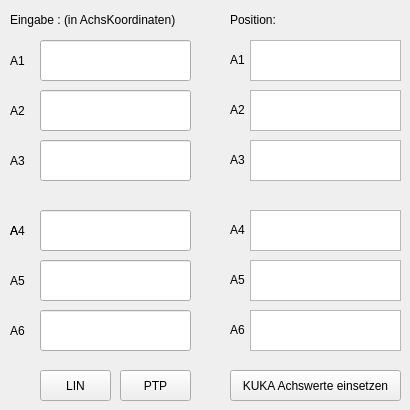
          <widget class="QWidget" name="tab_4">
           <attribute name="title">
            <string>Achs Koordinaten</string>
           </attribute>
           <widget class="QLabel" name="label_robot_send_to_6">
            <property name="geometry">
             <rect>
              <x>10</x>
              <y>220</y>
              <width>151</width>
              <height>21</height>
             </rect>
            </property>
            <property name="text">
             <string>A</string>
            </property>
           </widget>
           <widget class="QLineEdit" name="sendJointA1_mitsu">
            <property name="geometry">
             <rect>
              <x>40</x>
              <y>40</y>
              <width>151</width>
              <height>41</height>
             </rect>
            </property>
           </widget>
           <widget class="QLabel" name="label_robot_send_to_5">
            <property name="geometry">
             <rect>
              <x>10</x>
              <y>150</y>
              <width>21</width>
              <height>21</height>
             </rect>
            </property>
            <property name="text">
             <string>A3</string>
            </property>
           </widget>
           <widget class="QLabel" name="label_robot_send_to_8">
            <property name="geometry">
             <rect>
              <x>10</x>
              <y>50</y>
              <width>16</width>
              <height>21</height>
             </rect>
            </property>
            <property name="text">
             <string>A1</string>
            </property>
           </widget>
           <widget class="QLabel" name="label_robot_received_from_7">
            <property name="geometry">
             <rect>
              <x>10</x>
              <y>270</y>
              <width>21</width>
              <height>21</height>
             </rect>
            </property>
            <property name="text">
             <string>A5</string>
            </property>
           </widget>
           <widget class="QLineEdit" name="sendJointA4_mitsu">
            <property name="geometry">
             <rect>
              <x>40</x>
              <y>210</y>
              <width>151</width>
              <height>41</height>
             </rect>
            </property>
           </widget>
           <widget class="QLabel" name="label_2">
            <property name="geometry">
             <rect>
              <x>10</x>
              <y>10</y>
              <width>211</width>
              <height>20</height>
             </rect>
            </property>
            <property name="text">
             <string>Eingabe : (in AchsKoordinaten)</string>
            </property>
           </widget>
           <widget class="QLabel" name="label_robot_received_from_6">
            <property name="geometry">
             <rect>
              <x>10</x>
              <y>100</y>
              <width>21</width>
              <height>21</height>
             </rect>
            </property>
            <property name="text">
             <string>A2</string>
            </property>
           </widget>
           <widget class="QLabel" name="label_robot_received_from_5">
            <property name="geometry">
             <rect>
              <x>10</x>
              <y>220</y>
              <width>21</width>
              <height>21</height>
             </rect>
            </property>
            <property name="text">
             <string>A4</string>
            </property>
           </widget>
           <widget class="QLabel" name="label_robot_send_to_7">
            <property name="geometry">
             <rect>
              <x>10</x>
              <y>320</y>
              <width>21</width>
              <height>21</height>
             </rect>
            </property>
            <property name="text">
             <string>A6</string>
            </property>
           </widget>
           <widget class="QLabel" name="label_13">
            <property name="geometry">
             <rect>
              <x>230</x>
              <y>10</y>
              <width>63</width>
              <height>20</height>
             </rect>
            </property>
            <property name="text">
             <string>Position:</string>
            </property>
           </widget>
           <widget class="QPushButton" name="buttonMitsuAchsLIN">
            <property name="geometry">
             <rect>
              <x>40</x>
              <y>370</y>
              <width>71</width>
              <height>31</height>
             </rect>
            </property>
            <property name="text">
             <string>LIN</string>
            </property>
           </widget>
           <widget class="QPushButton" name="buttonMitsuAchsPTP">
            <property name="geometry">
             <rect>
              <x>120</x>
              <y>370</y>
              <width>71</width>
              <height>31</height>
             </rect>
            </property>
            <property name="text">
             <string>PTP</string>
            </property>
           </widget>
           <widget class="QPushButton" name="buttonGetKukaAchs">
            <property name="geometry">
             <rect>
              <x>230</x>
              <y>370</y>
              <width>171</width>
              <height>31</height>
             </rect>
            </property>
            <property name="text">
             <string>KUKA Achswerte einsetzen</string>
            </property>
           </widget>
           <widget class="QLineEdit" name="sendJointA2_mitsu">
            <property name="geometry">
             <rect>
              <x>40</x>
              <y>90</y>
              <width>151</width>
              <height>41</height>
             </rect>
            </property>
           </widget>
           <widget class="QLineEdit" name="sendJointA3_mitsu">
            <property name="geometry">
             <rect>
              <x>40</x>
              <y>140</y>
              <width>151</width>
              <height>41</height>
             </rect>
            </property>
           </widget>
           <widget class="QLineEdit" name="sendJointA5_mitsu">
            <property name="geometry">
             <rect>
              <x>40</x>
              <y>260</y>
              <width>151</width>
              <height>41</height>
             </rect>
            </property>
           </widget>
           <widget class="QLineEdit" name="sendJointA6_mitsu">
            <property name="geometry">
             <rect>
              <x>40</x>
              <y>310</y>
              <width>151</width>
              <height>41</height>
             </rect>
            </property>
           </widget>
           <widget class="QLabel" name="label_27">
            <property name="geometry">
             <rect>
              <x>230</x>
              <y>50</y>
              <width>16</width>
              <height>20</height>
             </rect>
            </property>
            <property name="text">
             <string>A1</string>
            </property>
           </widget>
           <widget class="QLabel" name="label_28">
            <property name="geometry">
             <rect>
              <x>230</x>
              <y>320</y>
              <width>21</width>
              <height>20</height>
             </rect>
            </property>
            <property name="text">
             <string>A6</string>
            </property>
           </widget>
           <widget class="QPlainTextEdit" name="recievejointA2_mitsu">
            <property name="enabled">
             <bool>true</bool>
            </property>
            <property name="geometry">
             <rect>
              <x>250</x>
              <y>90</y>
              <width>151</width>
              <height>41</height>
             </rect>
            </property>
            <property name="undoRedoEnabled">
             <bool>false</bool>
            </property>
            <property name="readOnly">
             <bool>true</bool>
            </property>
           </widget>
           <widget class="QPlainTextEdit" name="recievejointA1_mitsu">
            <property name="enabled">
             <bool>true</bool>
            </property>
            <property name="geometry">
             <rect>
              <x>250</x>
              <y>40</y>
              <width>151</width>
              <height>41</height>
             </rect>
            </property>
            <property name="undoRedoEnabled">
             <bool>false</bool>
            </property>
            <property name="readOnly">
             <bool>true</bool>
            </property>
           </widget>
           <widget class="QLabel" name="label_29">
            <property name="geometry">
             <rect>
              <x>230</x>
              <y>100</y>
              <width>21</width>
              <height>20</height>
             </rect>
            </property>
            <property name="text">
             <string>A2</string>
            </property>
           </widget>
           <widget class="QPlainTextEdit" name="recievejointA3_mitsu">
            <property name="enabled">
             <bool>true</bool>
            </property>
            <property name="geometry">
             <rect>
              <x>250</x>
              <y>140</y>
              <width>151</width>
              <height>41</height>
             </rect>
            </property>
            <property name="undoRedoEnabled">
             <bool>false</bool>
            </property>
            <property name="readOnly">
             <bool>true</bool>
            </property>
           </widget>
           <widget class="QPlainTextEdit" name="recievejointA4_mitsu">
            <property name="enabled">
             <bool>true</bool>
            </property>
            <property name="geometry">
             <rect>
              <x>250</x>
              <y>210</y>
              <width>151</width>
              <height>41</height>
             </rect>
            </property>
            <property name="undoRedoEnabled">
             <bool>false</bool>
            </property>
            <property name="readOnly">
             <bool>true</bool>
            </property>
           </widget>
           <widget class="QPlainTextEdit" name="recievejointA5_mitsu">
            <property name="enabled">
             <bool>true</bool>
            </property>
            <property name="geometry">
             <rect>
              <x>250</x>
              <y>260</y>
              <width>151</width>
              <height>41</height>
             </rect>
            </property>
            <property name="undoRedoEnabled">
             <bool>false</bool>
            </property>
            <property name="readOnly">
             <bool>true</bool>
            </property>
           </widget>
           <widget class="QLabel" name="label_30">
            <property name="geometry">
             <rect>
              <x>230</x>
              <y>270</y>
              <width>21</width>
              <height>20</height>
             </rect>
            </property>
            <property name="text">
             <string>A5</string>
            </property>
           </widget>
           <widget class="QLabel" name="label_31">
            <property name="geometry">
             <rect>
              <x>230</x>
              <y>220</y>
              <width>21</width>
              <height>20</height>
             </rect>
            </property>
            <property name="text">
             <string>A4</string>
            </property>
           </widget>
           <widget class="QPlainTextEdit" name="recievejointA6_mitsu">
            <property name="enabled">
             <bool>true</bool>
            </property>
            <property name="geometry">
             <rect>
              <x>250</x>
              <y>310</y>
              <width>151</width>
              <height>41</height>
             </rect>
            </property>
            <property name="undoRedoEnabled">
             <bool>false</bool>
            </property>
            <property name="readOnly">
             <bool>true</bool>
            </property>
           </widget>
           <widget class="QLabel" name="label_32">
            <property name="geometry">
             <rect>
              <x>230</x>
              <y>150</y>
              <width>21</width>
              <height>20</height>
             </rect>
            </property>
            <property name="text">
             <string>A3</string>
            </property>
           </widget>
          </widget>
